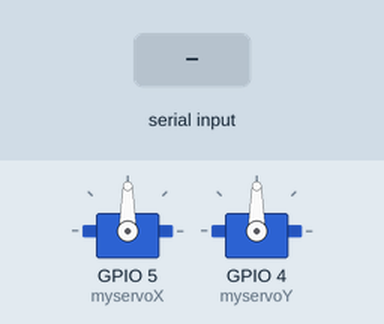
Bench run of a sketch on a simulated ESP32. Shown: 2 × servo. The inputs (shaded band) are chosen by the test bench.

Above: at 1.2 s.
1.3 s: "90,45\n" received over Serial
At 1.9 s:
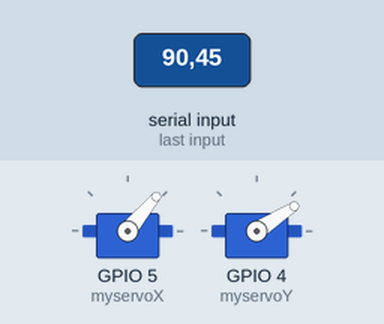
2.8 s: "30,150\n" received over Serial
At 3.1 s:
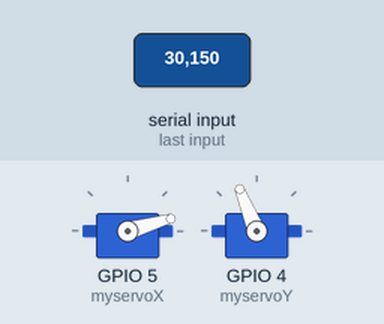
4.3 s: "1,90\n" received over Serial
At 5.4 s:
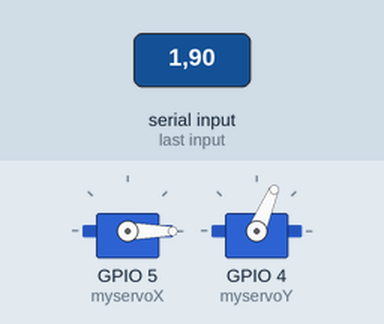
Timing chart, 0 to 7.3 s (numbered marks = the images above; inputs shaded):
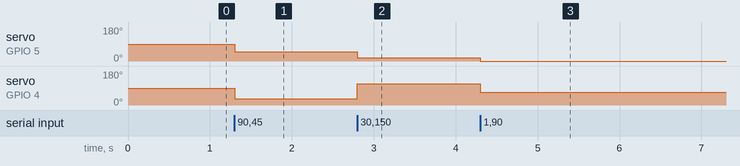

The sketch:

balwinder_terret.ino
```cpp
#include <ESP32Servo.h>

Servo myservoX;  // Create a servo object for X-axis
Servo myservoY;  // Create a servo object for Y-axis

int posX = 90;   // Initial position for X-axis servo
int posY = 90;   // Initial position for Y-axis servo

void setup() {
  Serial.begin(9600);   // Initialize serial communication
  myservoX.attach(5);  // Attach X-axis servo to pin 12
  myservoY.attach(4);  // Attach Y-axis servo to pin 13
}

void loop() {
  if (Serial.available() > 0) {  // Check if data is available to read
    String data = Serial.readStringUntil('\n');  // Read the incoming data until newline character
    int commaIndex = data.indexOf(',');  // Find the index of comma
    if (commaIndex != -1) {  // If comma is found
      // Extract X and Y coordinates from the received data
      posX = data.substring(0, commaIndex).toInt();
      posY = data.substring(commaIndex + 1).toInt();
      // Map the received values (0-320 for X, 0-240 for Y) to servo angles (0-180)
      posX = map(posX, 0, 320, 0, 180);
      posY = map(posY, 0, 240, 0, 180);
      // Control the servos
      myservoX.write(posX);
      myservoY.write(posY);
    }
  }
}
```

Measured:
- after the input at 1.3 s, servo on GPIO 5 (myservoX): 90° → 50° at once; servo on GPIO 4 (myservoY): 90° → 33° at once
- after the input at 2.8 s, servo on GPIO 5 (myservoX): 50° → 16° at once; servo on GPIO 4 (myservoY): 33° → 112° at once
- after the input at 4.3 s, servo on GPIO 5 (myservoX): 16° → 0° at once; servo on GPIO 4 (myservoY): 112° → 67° at once
